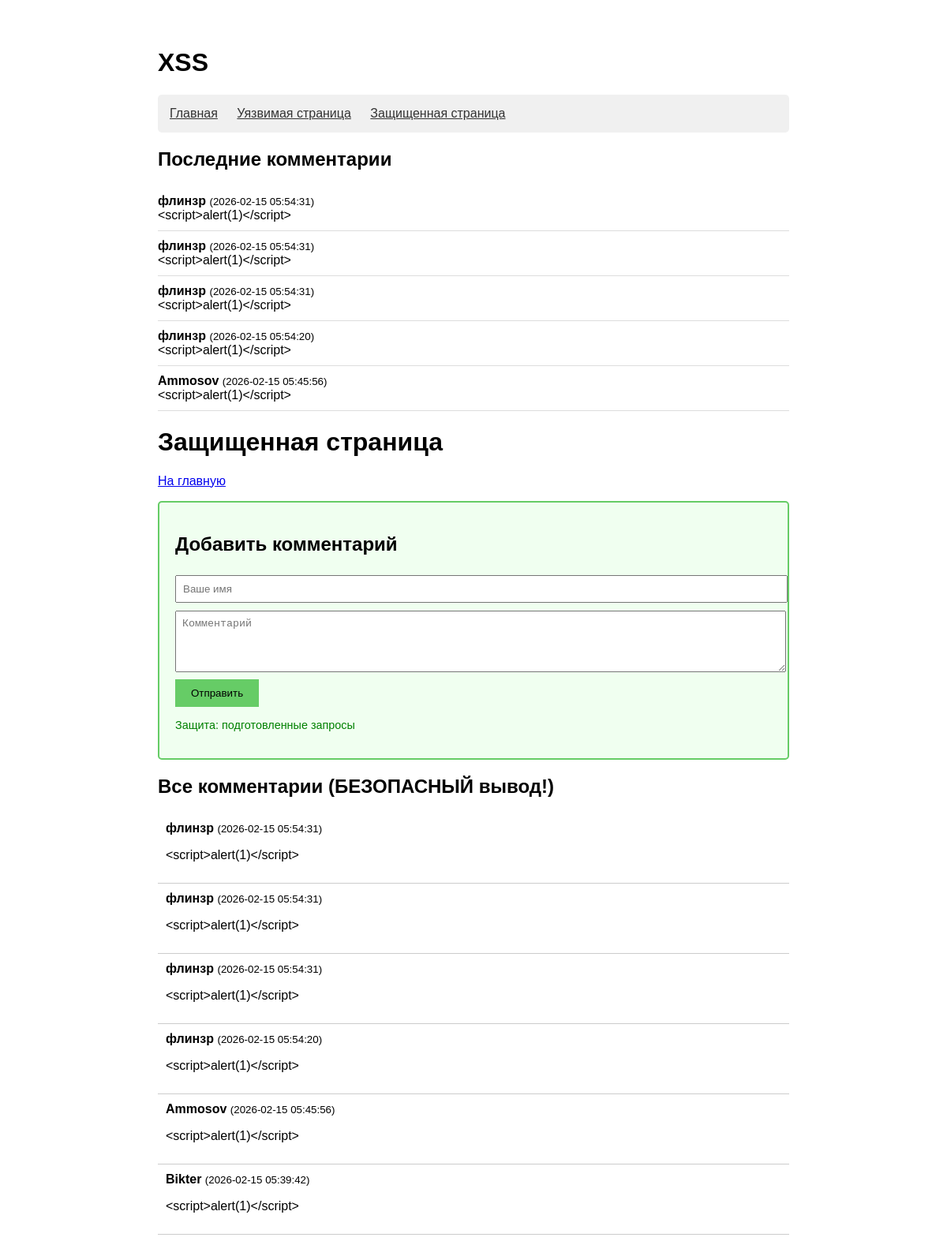
The page /xss/xss_secure.php on the database its author committed.
### tables this page shows
CREATE TABLE `comments` (
  `id` int(11) NOT NULL,
  `name` varchar(100) NOT NULL,
  `comment` text NOT NULL,
  `created_at` timestamp NOT NULL DEFAULT current_timestamp()
);

### xss/xss_secure.php (the view, shortened to what this page needs)
<?php
include 'index.php';
$comments = [];
$result = $conn->query("SELECT name, comment, created_at FROM comments ORDER BY created_at DESC");
if ($result) {
    while ($row = $result->fetch_assoc()) {
        $row['name'] = htmlspecialchars($row['name']);
        $row['comment'] = nl2br(htmlspecialchars($row['comment']));
        $comments[] = $row;
    }
}
?>
<!DOCTYPE html>
<html lang="ru">
<head>
</head>
<body>
    <h1>Защищенная страница</h1>
    <p><a href="index.php">На главную</a></p>
    <div class="secure">
        <h2>Добавить комментарий</h2>
        <form method="POST">
            <input type="text" name="name" placeholder="Ваше имя" required>
            <textarea name="comment" rows="4" placeholder="Комментарий" required></textarea>
            <button type="submit">Отправить</button>
        </form>
        <p style="color:green; font-size:0.9em;">Защита: подготовленные запросы</p>
    </div>
    <h2>Все комментарии (БЕЗОПАСНЫЙ вывод!)</h2>
    <?php foreach ($comments as $c): ?>
        <div class="comment">
            <strong><?php echo $c['name']; ?></strong>
            <small>(<?php echo $c['created_at']; ?>)</small>
            <p><?php echo $c['comment']; ?></p>
        </div>
    <?php endforeach; ?>
</body>
</html>

### xss/index.php (shortened to what this page needs)
<?php
$host = 'localhost';
$user = 'root';
$pass = '';
$db = 'xssbd';
$conn = new mysqli($host, $user, $pass, $db);
$sql = "CREATE TABLE IF NOT EXISTS comments (
    id INT AUTO_INCREMENT PRIMARY KEY,
    name VARCHAR(100) NOT NULL,
    comment TEXT NOT NULL,
    created_at TIMESTAMP DEFAULT CURRENT_TIMESTAMP
)";
$conn->query($sql);
?>
<!DOCTYPE html>
<html lang="ru">
<head>
</head>
<body>
    <h1>XSS</h1>
    <div class="menu">
        <a href="index.php">Главная</a>
        <a href="xss_vuln.php">Уязвимая страница</a>
        <a href="xss_secure.php">Защищенная страница</a>
    </div>
    <h2>Последние комментарии</h2>
    <?php
    $result = $conn->query("SELECT name, comment, created_at FROM comments ORDER BY created_at DESC LIMIT 5");
    if ($result->num_rows > 0) {
        while ($row = $result->fetch_assoc()) {
            echo "<div style='border-bottom:1px solid #ddd; padding:10px 0;'>";
            echo "<strong>" . htmlspecialchars($row['name']) . "</strong> ";
            echo "<small>(" . $row['created_at'] . ")</small><br>";
            echo nl2br(htmlspecialchars($row['comment']));
            echo "</div>";
        }
    } else {
        echo "<p>Пока нет комментариев.</p>";
    }
    ?>
</body>
</html>

### xss/index.php (style rules this page uses)
body { font-family: Arial; max-width: 800px; margin: 20px auto; padding: 20px; }
.menu { background: #f0f0f0; padding: 15px; border-radius: 5px; }
.menu a { display: inline-block; margin-right: 20px; color: #333; }

### xss/xss_secure.php (style rules this page uses)
body { font-family: Arial; max-width: 800px; margin: 20px auto; padding: 20px; }
.secure { background: #f0fff0; padding: 20px; border-radius: 5px; border: 2px solid #66cc66; }
.comment { border-bottom: 1px solid #ccc; padding: 10px; }
input, textarea { width: 100%; padding: 8px; margin: 5px 0; }
button { background: #66cc66; border: 0; padding: 10px 20px; cursor: pointer; }

### rows shown on the page
comments: name "флинзр", created_at "2026-02-15 05:54:31", comment "<script>alert(1)</script>"
comments: name "флинзр", created_at "2026-02-15 05:54:31", comment "<script>alert(1)</script>"
comments: name "флинзр", created_at "2026-02-15 05:54:31", comment "<script>alert(1)</script>"
comments: name "флинзр", created_at "2026-02-15 05:54:20", comment "<script>alert(1)</script>"
comments: name "Ammosov", created_at "2026-02-15 05:45:56", comment "<script>alert(1)</script>"
comments: name "Bikter", created_at "2026-02-15 05:39:42", comment "<script>alert(1)</script>"
